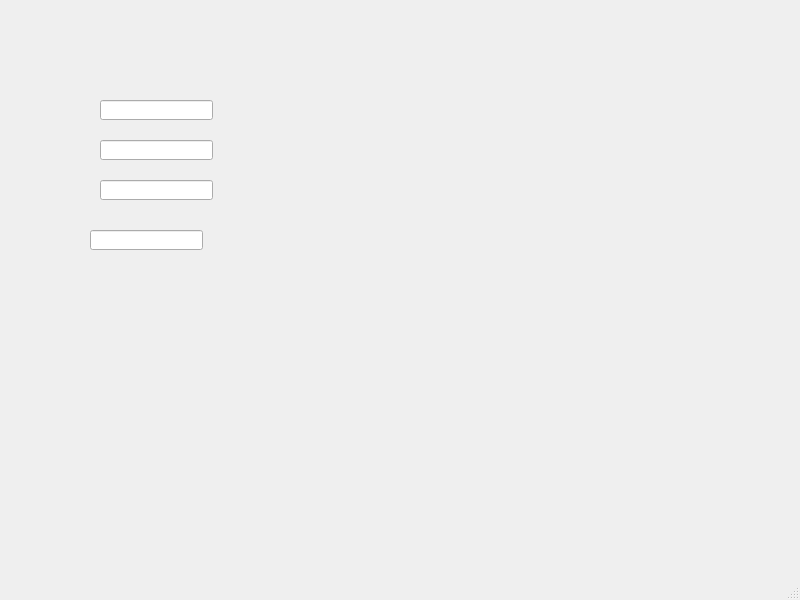
<?xml version="1.0" encoding="UTF-8"?>
<ui version="4.0">
 <class>MainWindow</class>
 <widget class="QMainWindow" name="MainWindow">
  <property name="geometry">
   <rect>
    <x>0</x>
    <y>0</y>
    <width>800</width>
    <height>600</height>
   </rect>
  </property>
  <property name="windowTitle">
   <string>MainWindow</string>
  </property>
  <widget class="QWidget" name="centralwidget">
   <widget class="QLineEdit" name="lineEdit">
    <property name="geometry">
     <rect>
      <x>100</x>
      <y>100</y>
      <width>113</width>
      <height>20</height>
     </rect>
    </property>
   </widget>
   <widget class="QLineEdit" name="lineEdit_2">
    <property name="geometry">
     <rect>
      <x>100</x>
      <y>140</y>
      <width>113</width>
      <height>20</height>
     </rect>
    </property>
   </widget>
   <widget class="QLineEdit" name="lineEdit_3">
    <property name="geometry">
     <rect>
      <x>100</x>
      <y>180</y>
      <width>113</width>
      <height>20</height>
     </rect>
    </property>
   </widget>
   <widget class="QLineEdit" name="lineEdit_4">
    <property name="geometry">
     <rect>
      <x>90</x>
      <y>230</y>
      <width>113</width>
      <height>20</height>
     </rect>
    </property>
   </widget>
  </widget>
  <widget class="QMenuBar" name="menubar">
   <property name="geometry">
    <rect>
     <x>0</x>
     <y>0</y>
     <width>800</width>
     <height>23</height>
    </rect>
   </property>
  </widget>
  <widget class="QStatusBar" name="statusbar"/>
 </widget>
 <resources/>
 <connections/>
</ui>
